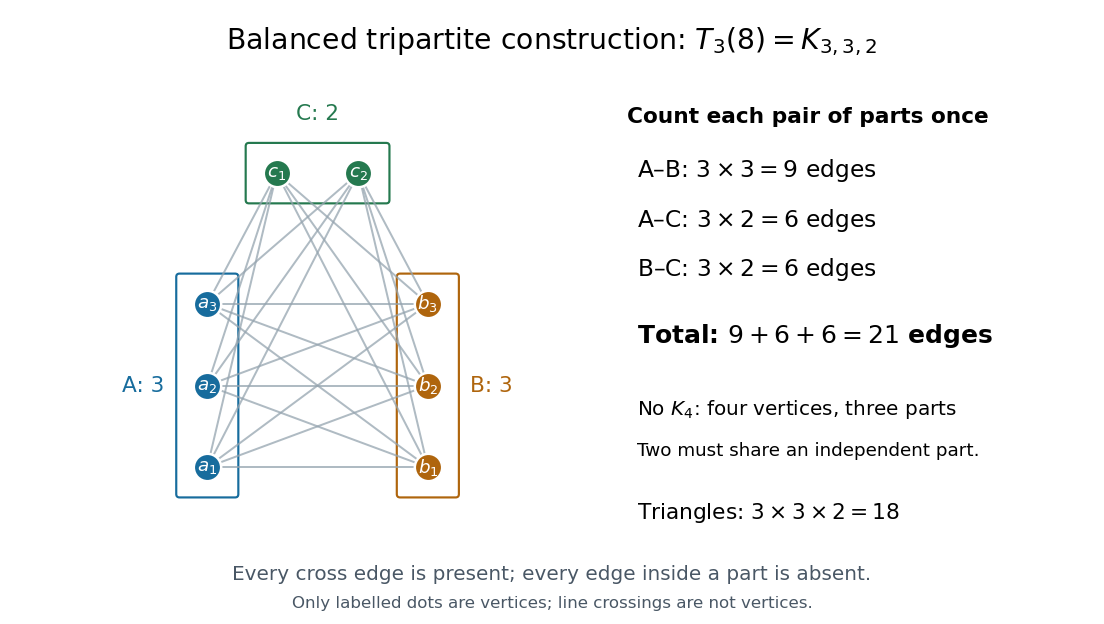

This chart was generated by the following Python code:
"""Draw the balanced tripartite T_3(8) and its exact edge and clique counts.

Tested with Python 3.14, matplotlib 3.10.7 and numpy 2.3.5.
Run from _media; the PNG is written to the current working directory.
"""

from itertools import combinations
from pathlib import Path

import matplotlib.pyplot as plt
from matplotlib.patches import FancyBboxPatch


def main():
    plt.rcParams.update({"font.family": "DejaVu Sans", "figure.facecolor": "white"})
    fig, (ax, counts) = plt.subplots(1, 2, figsize=(9.2, 5.2), dpi=120,
                                    gridspec_kw={"width_ratios": [1.25, 1]})
    parts = [[(0, y) for y in (0.4, 1.4, 2.4)],
             [(2.7, y) for y in (0.4, 1.4, 2.4)],
             [(x, 4.0) for x in (0.85, 1.85)]]
    colors = ["#176c9d", "#af650d", "#25794f"]
    for i, j in combinations(range(3), 2):
        for a in parts[i]:
            for b in parts[j]:
                ax.plot([a[0], b[0]], [a[1], b[1]], lw=1.2,
                        color="#95a4af", alpha=0.75, zorder=1)
    for i, (part, color) in enumerate(zip(parts, colors)):
        xs, ys = zip(*part)
        ax.add_patch(FancyBboxPatch((min(xs) - 0.34, min(ys) - 0.33),
                     max(xs) - min(xs) + 0.68, max(ys) - min(ys) + 0.66,
                     boxstyle="round,pad=0.04", linewidth=1.3, edgecolor=color,
                     facecolor="white", zorder=0))
        for k, (x, y) in enumerate(part, 1):
            ax.scatter(x, y, s=270, facecolor=color, edgecolor="white", linewidth=1.5, zorder=3)
            ax.text(x, y, rf"${'abc'[i]}_{k}$", ha="center", va="center", fontsize=11,
                    color="white", zorder=4)
    ax.text(-0.52, 1.4, "A: 3", ha="right", va="center", fontsize=13, color=colors[0])
    ax.text(3.22, 1.4, "B: 3", ha="left", va="center", fontsize=13, color=colors[1])
    ax.text(1.35, 4.65, "C: 2", ha="center", fontsize=13, color=colors[2])
    ax.set(xlim=(-1.3, 4.0), ylim=(-0.45, 5.05), aspect="equal")
    ax.axis("off")
    counts.axis("off")
    counts.text(0.02, 0.92, "Count each pair of parts once", fontsize=13, fontweight="bold")
    for y, label in zip((0.80, 0.69, 0.58),
                        (r"A–B: $3\times3=9$ edges", r"A–C: $3\times2=6$ edges",
                         r"B–C: $3\times2=6$ edges")):
        counts.text(0.04, y, label, fontsize=14)
    counts.text(0.04, 0.43, r"Total: $9+6+6=21$ edges", fontsize=15, fontweight="bold")
    counts.text(0.04, 0.27, r"No $K_4$: four vertices, three parts", fontsize=12)
    counts.text(0.04, 0.18, "Two must share an independent part.", fontsize=11)
    counts.text(0.04, 0.04, r"Triangles: $3\times3\times2=18$", fontsize=13)
    fig.suptitle(r"Balanced tripartite construction: $T_3(8)=K_{3,3,2}$", fontsize=17, y=0.96)
    fig.text(0.5, 0.07, "Every cross edge is present; every edge inside a part is absent.",
             ha="center", fontsize=12, color="#495765")
    fig.text(0.5, 0.025, "Only labelled dots are vertices; line crossings are not vertices.",
             ha="center", fontsize=10, color="#495765")
    fig.subplots_adjust(left=0.025, right=0.98, top=0.86, bottom=0.14, wspace=0.02)
    fig.savefig(Path.cwd() / f"{Path(__file__).stem}.png", facecolor="white", transparent=False)
    plt.close(fig)


if __name__ == "__main__":
    main()
